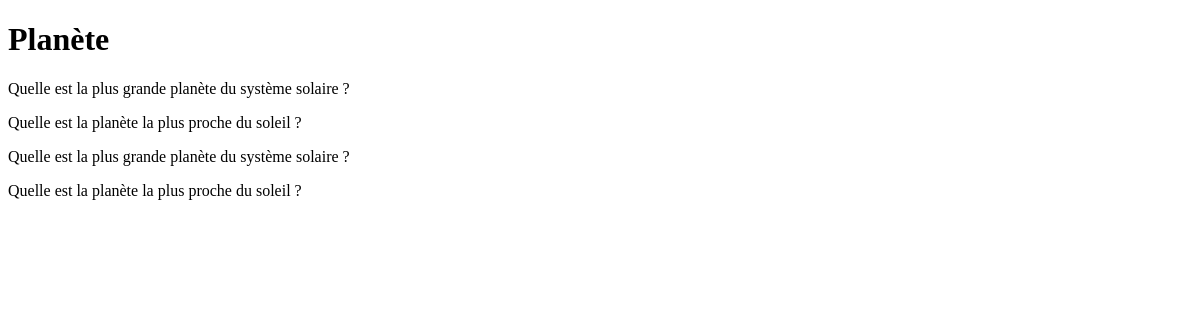
The app's page /questionnaire/1, older data.
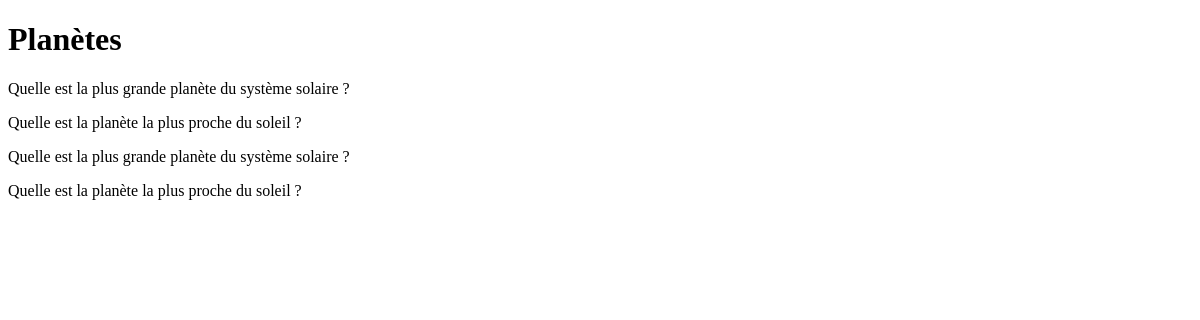
The same page, newer data.
### quiz/models.py (models this page shows, shortened)
class Questionnaire(db.Model):
    id = db.Column(db.Integer, primary_key=True)
    name = db.Column(db.String(100))

class Question(db.Model):
    id = db.Column(db.Integer, primary_key=True)
    title = db.Column(db.String(120))
    questionType = db.Column(db.String(120))
    questionnaire_id = db.Column(db.Integer, db.ForeignKey('questionnaire.id'))
    questionnaire = db.relationship("Questionnaire",
                                    backref=db.backref("questions",
                                                       lazy="dynamic"))
    __mapper_args__ = {
        'polymorphic_identity': 'question',
        'with_polymorphic': '*',
        'polymorphic_on': questionType
    }

class SimpleQuestion(Question):
    id = db.Column(db.Integer, db.ForeignKey('question.id'), primary_key=True)
    reponse = db.Column(db.String(120))
    __mapper_args__ = {
        'polymorphic_identity': 'simpleQuestion',
        'with_polymorphic': '*',
        'polymorphic_load': 'inline'
    }

class Question(db.Model):
    id = db.Column(db.Integer, primary_key=True)
    title = db.Column(db.String(120))
    questionType = db.Column(db.String(120))
    questionnaire_id = db.Column(db.Integer, db.ForeignKey('questionnaire.id'))
    questionnaire = db.relationship("Questionnaire",
                                    backref=db.backref("questions",
                                                       lazy="dynamic"))
    __mapper_args__ = {
        'polymorphic_identity': 'question',
        'with_polymorphic': '*',
        'polymorphic_on': questionType
    }

class MultipleChoiceQuestion(Question):
    id = db.Column(db.Integer, db.ForeignKey('question.id'), primary_key=True)
    proposition1 = db.Column(db.String(120))
    proposition2 = db.Column(db.String(120))
    bonne_reponse = db.Column(db.Integer)
    __mapper_args__ = {
        'polymorphic_identity': 'multipleChoiceQuestion',
        'with_polymorphic': '*',
        'polymorphic_load': 'inline'
    }

### quiz/views.py (the view)
@app.route('/questionnaire/<int:questionnaire_id>')
def questionnaire(questionnaire_id):
    questionnaire = Questionnaire.query.get(questionnaire_id)
    liste_questions = Question.query.filter_by(
        questionnaire_id=questionnaire_id).all()
    return render_template('questionnaire.html',
                           questionnaire=questionnaire,
                           liste_questions=liste_questions)

### quiz/templates/questionnaire.html (shortened to what this page needs)
<!DOCTYPE html>
<html lang="en">
<head>
</head>
<body>
    <h1> {{ questionnaire.name }} </h1>
        {% if liste_questions %}
        {% for q in liste_questions %}
        <p>{{ q.title }}</p>
        {% endfor %}
        {% else %}
            <p>Il n'y a pas de question</p>
        {% endif %}
</body>
</html>

Row changes from the older to the newer data that the page shows:
changed Questionnaire: name "Planète" → "Planètes"
